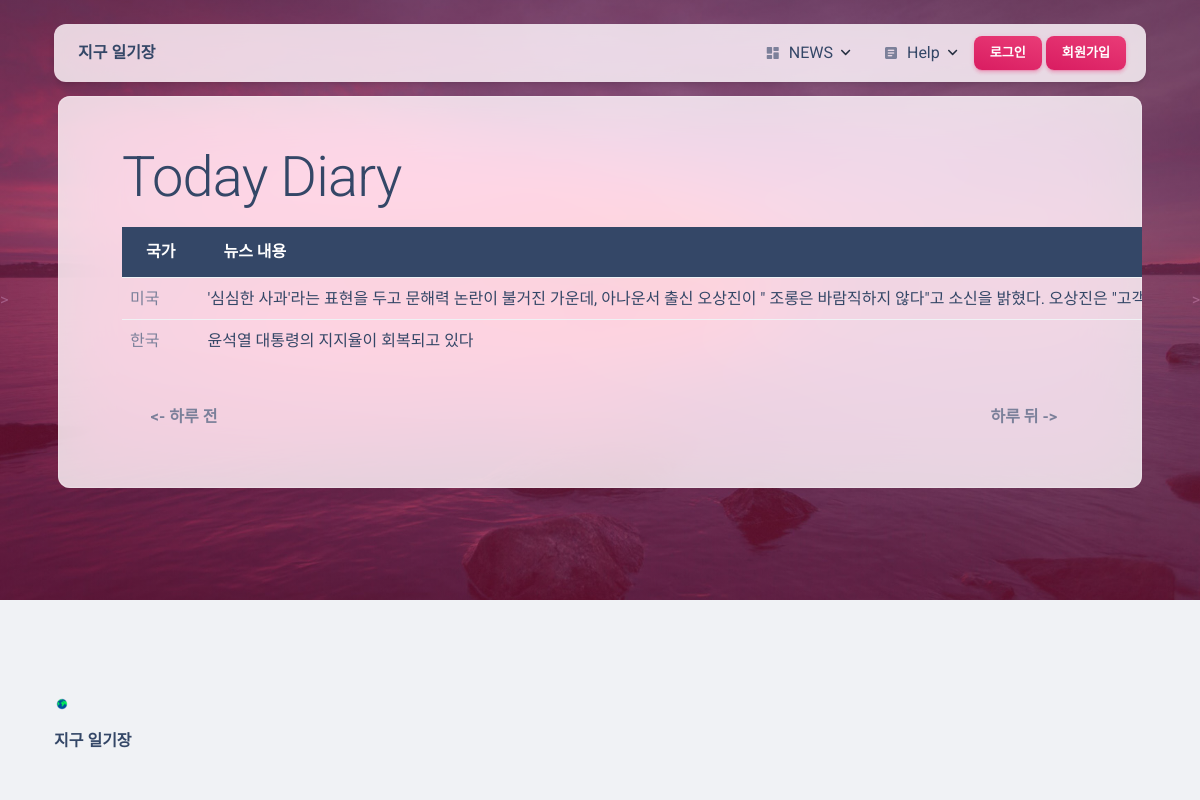
The app's page /candidate2 with its own data.
### earth_diary/models.py (models this page shows, shortened)
class Diary(models.Model) :
    date = models.DateField()					# 날짜
    state = models.CharField(max_length=100)	# 나라
    content = models.TextField()				# 요약내용
    keyword = models.CharField(max_length=100, default="")  # 키워드

### earth_diary/views.py (the view)
# urls.py: path('candidate2', views.index2, name='index2'),
def index2(request) :
    diary_list = Diary.objects.filter(date=module_date.today())
    context = {'diary_list': diary_list}
    context = {
        'diary_list': diary_list,
        'prev_date': module_date.strftime(module_date.today() - timedelta(days=1), '%Y-%m-%d'),
        'next_date': module_date.strftime(module_date.today() + timedelta(days=1), '%Y-%m-%d')
    }
    return render(request, 'earth_diary/question_list.html', context)

### config/context_processors.py (called while the page is built)
def cfg_assets_root(request):
    return { 'ASSETS_ROOT' : settings.ASSETS_ROOT }

### earth_diary/urls.py (called while the page is built)
    def to_url(self, value):
        return value

### templates/earth_diary/question_list.html
{% extends 'base.html' %}
{% block content %}
<header class="header-2">
  <div class="page-header min-vh-75 relative" style="background-image: url('{{ ASSETS_ROOT }}/img/bg2.jpg')">
    <span class="mask bg-gradient-primary opacity-4"></span>
    >
    <div class="container position-sticky z-index-sticky top-0">
      <div class="page-header blur border-radius-xl mt-0 py-md-5 top-0 my-3 py-6 start-0 end-0 mx-1">
        <div class="container px-3">
          <div class="row px-5">
            <thead>
              <tr class="table-dark">
                <th>
                  <h4 class="display-4 m-0">Today Diary</h4>
                </th>
              </tr>
            </thead>
            <div class="container my-3">
              <table class="table">
                <thead>
                  <tr class="table-dark">
                    <th>국가</th>
                    <th>뉴스 내용</th>
                  </tr>
                </thead>
                <tbody>
                  {% if diary_list %}
                  {% for diary in diary_list %}
                  <tr>
                    <td>{{ diary.state }}</td>
                    <td>
                      <a href="{% url 'earth_diary:detail' diary.id %}">{{ diary.content }}</a>
                    </td>
                  </tr>
                  {% endfor %}
                  {% else %}
                  <tr>
                    <td colspan="3">질문이 없습니다.</td>
                  </tr>
                  {% endif %}
                </tbody>
              </table>
            </div>
          </div>
          <div class="row">
            <div class="col-5 mx-auto">
              <a href="{% url 'earth_diary:date' prev_date %}">
                <button type="button" class="btn btn-default mb-0 float-start">
                  <p class="mb-0 ps-2"><strong>
                      <- 하루 전</strong>
                  </p>
                </button>
              </a>
            </div>
            <div class="col-5 mx-auto">
              <a href="{% url 'earth_diary:date' next_date %}">
                <button type="button" class="btn btn-default mb-0 float-end">
                  <p class="mb-0 ps-2"><strong>하루 뒤 -></strong></p>
                </button>
              </a>
            </div>
          </div>
        </div>
      </div>
    </div>
    >
  </div>
</header>
{% endblock %}

### records on screen
Diary: state "미국", content "'심심한 사과'라는 표현을 두고 문해력 논란이 불거진 가운데, 아나운서 출신 오상진이 \" 조롱은 바람직하지 않다\"고 소신을 밝혔다. 오상진은…"
Diary: state "한국", content "윤석열 대통령의 지지율이 회복되고 있다"
